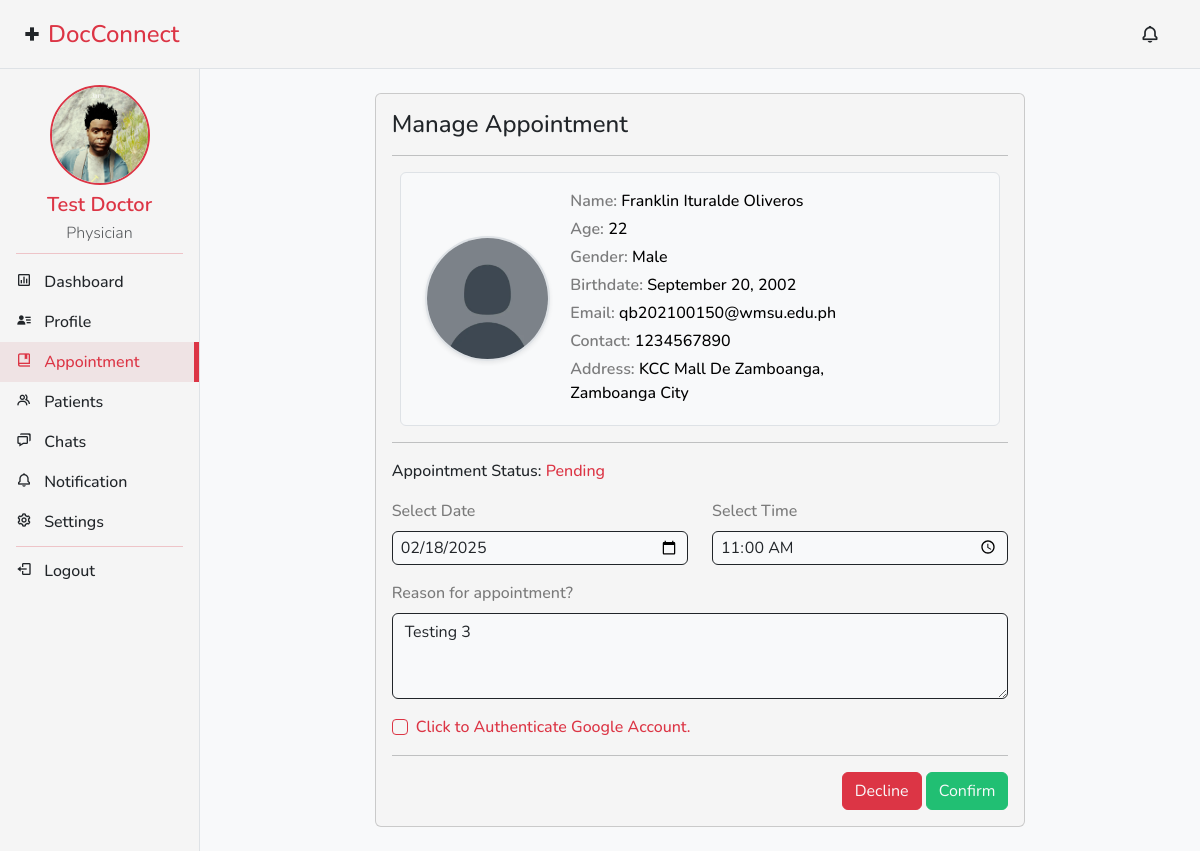
/doctor/manage-appointment.php?appointment_id=14 (signed in), run on an earlier commit of the app's database.
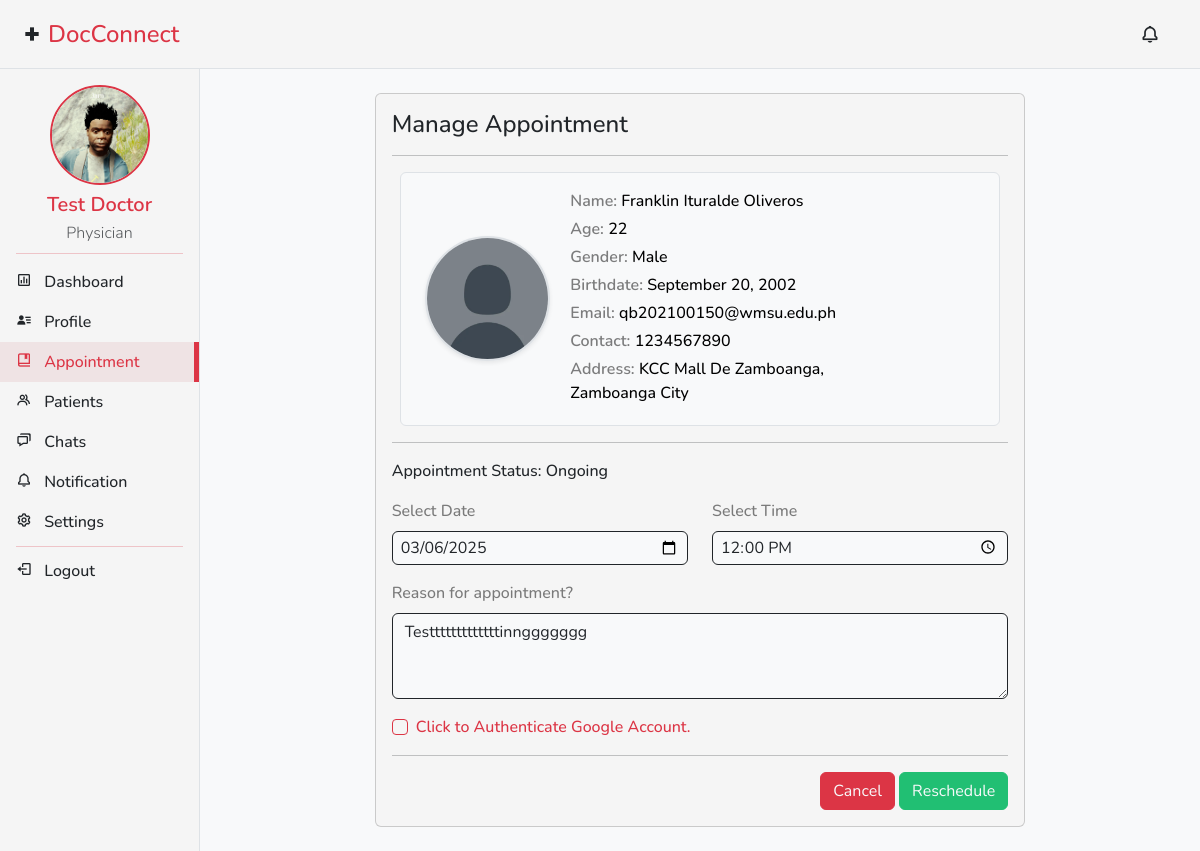
And on a later commit of the database.
### tables this page shows
CREATE TABLE `appointment` (
  `appointment_id` int(11) NOT NULL,
  `event_id` varchar(255) DEFAULT NULL,
  `patient_id` int(11) DEFAULT NULL,
  `doctor_id` int(11) DEFAULT NULL,
  `appointment_date` timestamp NULL DEFAULT NULL,
  `appointment_time` time DEFAULT NULL,
  `estimated_end` time DEFAULT NULL,
  `reason` text DEFAULT NULL,
  `appointment_link` varchar(255) DEFAULT NULL,
  `appointment_status` varchar(32) DEFAULT NULL,
  `result` varchar(255) DEFAULT NULL,
  `comment` text DEFAULT NULL,
  `is_created` timestamp NOT NULL DEFAULT current_timestamp(),
  `is_updated` timestamp NOT NULL DEFAULT current_timestamp() ON UPDATE current_timestamp(),
  `is_deleted` int(11) DEFAULT 0
);

CREATE TABLE `account` (
  `account_id` int(11) NOT NULL,
  `email` varchar(255) NOT NULL,
  `password` varchar(255) NOT NULL,
  `firstname` varchar(255) NOT NULL,
  `middlename` varchar(255) DEFAULT NULL,
  `lastname` varchar(255) NOT NULL,
  `gender` varchar(16) NOT NULL,
  `contact` varchar(64) DEFAULT NULL,
  `address` varchar(255) DEFAULT NULL,
  `account_image` varchar(64) NOT NULL,
  `account_type` varchar(16) NOT NULL,
  `verification_status` varchar(16) NOT NULL DEFAULT 'Unverified',
  `is_created` timestamp NOT NULL DEFAULT current_timestamp(),
  `is_updated` timestamp NOT NULL DEFAULT current_timestamp() ON UPDATE current_timestamp(),
  `is_deleted` int(11) DEFAULT 0,
  `user_role` int(11) NOT NULL,
  `campus_id` int(11) DEFAULT NULL,
  `birthdate` timestamp NULL DEFAULT NULL,
  `role` enum('doctor','patient') NOT NULL DEFAULT 'patient'
);

### classes/appointment.class.php (called while the page is built, shortened)
<?php
require_once("../classes/database.php");
class Appointment
{
    protected $db;
    function __construct()
    {
        $this->db = new Database();
    }
    function get_appointment_details($appointment_id)
    {
        $sql = "SELECT ap.*, p.*, a.*, CONCAT(a.firstname, IF(a.middlename IS NOT NULL AND a.middlename != '', CONCAT(' ', a.middlename), ''), ' ', a.lastname) AS patient_name
        FROM appointment ap
        INNER JOIN patient_info p ON ap.patient_id = p.patient_id
        INNER JOIN account a ON p.account_id = a.account_id
        WHERE ap.appointment_id = :appointment_id";
        $query = $this->db->connect()->prepare($sql);
        $query->bindParam(':appointment_id', $appointment_id);
        $data = null;
        if ($query->execute()) {
            $data = $query->fetch();
        }
        return $data;
    }
}

### classes/database.php (called while the page is built)
<?php
class Database
{
    private $host = 'localhost';
    private $username = 'root';
    private $password = '';
    private $database = 'docconnect_db2';
    protected $connection;
    function connect()
    {
        try {
            $this->connection = new PDO("mysql:host=$this->host;dbname=$this->database", $this->username, $this->password);
            $this->connection->setAttribute(PDO::ATTR_ERRMODE, PDO::ERRMODE_EXCEPTION);
        } catch (PDOException $e) {
            die("Connection error: " . $e->getMessage());
        }
        return $this->connection;
    }
}
?>

### tools/functions.php (called while the page is built, shortened)
<?php
function get_age($birthdate)
{
    $birthDate = new DateTime($birthdate);
    $today = new DateTime('today');
    $age = $birthDate->diff($today)->y;
    return $age;
}

### doctor/manage-appointment.php (the view, shortened to what the changed rows need)
<?php
require_once('../tools/functions.php');
require_once('../classes/appointment.class.php');
$appointment_class = new Appointment();
$record = $appointment_class->get_appointment_details($_GET['appointment_id']);
?>
<!DOCTYPE html>
<html lang="en">
<?php
include '../includes/head.php';
?>
<body onload="get_date_schedule(<?= $_SESSION['doctor_id'] ?>, <?= $record['appointment_id'] ?>)">
    <div class="container-fluid">
        <div class="row">
            <main class="col-md-9 ms-sm-auto col-lg-10 bg-light d-flex justify-content-center">
                <div class="card my-4 col-12 col-md-10 col-lg-8">
                    <div class="card-body">
                        <form id="appointmentForm" method="post" action="">
                            <div class="mb-3 row">
                                <div class="col-12">
                                    <div class="row align-items-center border p-3 mx-2 rounded bg-light">
                                        <div class="d-flex justify-content-center col-12 col-md-3 mb-3 mb-md-0">
                                            <img id="account_image" src="<?php if (isset($record['account_image'])) {
                                                                                echo "../assets/images/" . $record['account_image'];
                                                                            } else {
                                                                                echo "../assets/images/default_profile.png";
                                                                            } ?>" alt="User Profile" width="125" height="125" class="rounded-circle border border-2 shadow-sm">
                                        </div>
                                        <div class="col-12 col-md-7">
                                            <p class="fs-6 fw-semibold text-dark mb-1 text-black-50">Age: <span class="text-black" id="age"><?= get_age($record['birthdate']) ?> </span> </p>
                                            <p class="fs-6 fw-semibold text-dark mb-1 text-black-50">Gender: <span class="text-black" id="gender"><?= $record['gender'] ?></span> </p>
                                            <p class="fs-6 fw-semibold text-dark mb-1 text-black-50">Birthdate: <span class="text-black" id="birthdate"><?= date('F j, Y', strtotime($record['birthdate'])) ?></span> </p>
                                            <p class="fs-6 fw-semibold text-dark mb-1 text-black-50">Email: <span class="text-black" id="email"><?= $record['email'] ?></span> </p>
                                            <p class="fs-6 fw-semibold text-dark mb-1 text-black-50">Contact: <span class="text-black" id="contact"><?= $record['contact'] ?></span> </p>
                                            <p class="fs-6 fw-semibold text-dark mb-1 text-black-50">Address: <span class="text-black" id="address"><?= $record['address'] ?></span> </p>
                                        </div>
                                    </div>
                                </div>
                            </div>
                            <div class="mb-3">
                                <p class="">
                                    Appointment Status: <span class="<?php if ($record['appointment_status'] == 'Pending') {
                                                                            echo 'text-danger';
                                                                        } else if ($record['appointment_status'] == 'Incoming') {
                                                                            echo 'text-success';
                                                                        } else if ($record['appointment_status'] == 'Cancelled') {
                                                                            echo 'text-warning';
                                                                        } ?>"><?= $record['appointment_status'] ?></span>
                                </p>
                            </div>
                            <div class="row mb-3">
                                <div class="col-md-6">
                                    <label for="appointment_date" class="form-label text-black-50">Select Date</label>
                                    <input type="date" id="appointment_date" name="appointment_date" data-startday="<?= $_SESSION['start_day'] ?>" data-endday="<?= $_SESSION['end_day'] ?>" min="<?php echo date('Y-m-d'); ?>" value="<?= date('Y-m-d', strtotime($record['appointment_date'])) ?>" onchange="get_date_schedule(<?= $_SESSION['doctor_id'] ?>, <?= $record['appointment_id'] ?>)" class="form-control fs-6 px-2 py-1 bg-light border border-dark" required>
                                </div>
                                <div class="col-md-6">
                                    <label for="appointment_time" class="form-label text-black-50">Select Time</label>
                                    <input type="time" id="appointment_time" name="appointment_time" step="1800" min="<?= $_SESSION['start_wt'] ?>" max="<?= $_SESSION['end_wt'] ?>" value="<?= $record['appointment_time'] ?>" onchange="get_date_schedule(<?= $_SESSION['doctor_id'] ?>, <?= $record['appointment_id'] ?>)" class="form-control fs-6 px-2 py-1 bg-light border border-dark" required>
                                </div>
                            </div>
                            <div class="mb-3">
                                <label for="reason" class="form-label text-black-50">Reason for appointment?</label>
                                <textarea id="reason" name="reason" class="form-control bg-light border border-dark" rows="3" placeholder="Describe the reason for your appointment (e.g., symptoms, check-up, follow-up)" required><?= $record['reason'] ?></textarea>
                            </div>
                            <div class="m-0 p-0 text-end">
                                <?php
                                if ($record['appointment_status'] == 'Pending') {
                                ?>
                                    <button type="button" class="btn btn-danger text-light" data-bs-toggle="modal" data-bs-target="#declineModal">Decline</button>
                                    <button type="submit" class="btn btn-success text-light" id="confirm" name="confirm">Confirm</button>
                                <?php
                                } else if ($record['appointment_status'] == 'Incoming') {
                                ?>
                                    <button type="submit" class="btn btn-danger text-light" id="cancel" name="cancel">Cancel</button>
                                    <button type="submit" class="btn btn-success text-light" id="reschedule" name="reschedule">Reschedule</button>
                                <?php
                                } else if ($record['appointment_status'] == 'Ongoing') {
                                ?>
                                    <button type="submit" class="btn btn-danger text-light" id="cancel" name="cancel">Cancel</button>
                                    <button type="submit" class="btn btn-success text-light" id="reschedule" name="reschedule">Reschedule</button>
                                <?php
                                } else if ($record['appointment_status'] == 'Completed') {
                                ?>
                                    <button type="submit" class="btn btn-success text-light" id="reschedule" name="reschedule">New Appointment</button>
                                <?php
                                } else if ($record['appointment_status'] == 'Cancelled') {
                                ?>
                                    <button type="submit" class="btn btn-success text-light" id="confirm" name="confirm">Reschedule</button>
                                <?php
                                }
                                ?>
                            </div>
                        </form>
                    </div>
                </div>
            </main>
        </div>
    </div>
</body>
</html>

What changed in the data, as far as the page shows it:
changed appointment "Male": appointment_status "Pending" → "Ongoing"; appointment_date "02/18/2025" → "03/06/2025"; appointment_time "11:00:00" → "12:00:00"; reason "Testing 3" → "Testttttttttttttinnggggggg"
Also different on the page:
text no longer shown: "Decline Confirm"
text now shown: "Cancel Reschedule"
